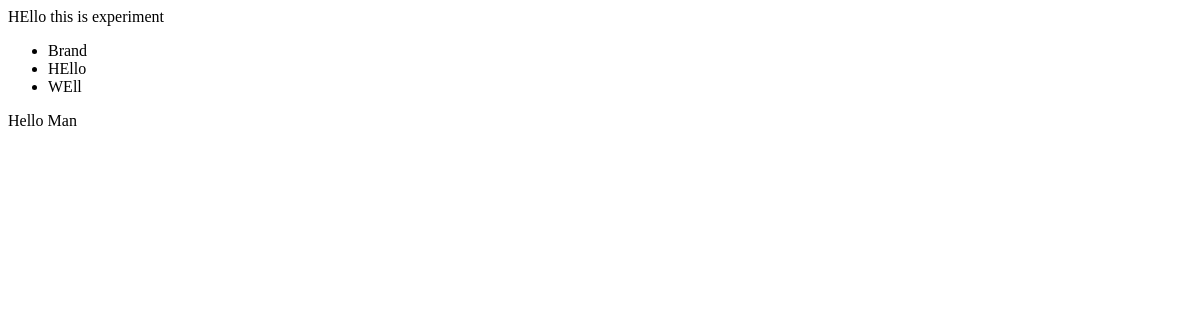
The app's page /courses/, older data.
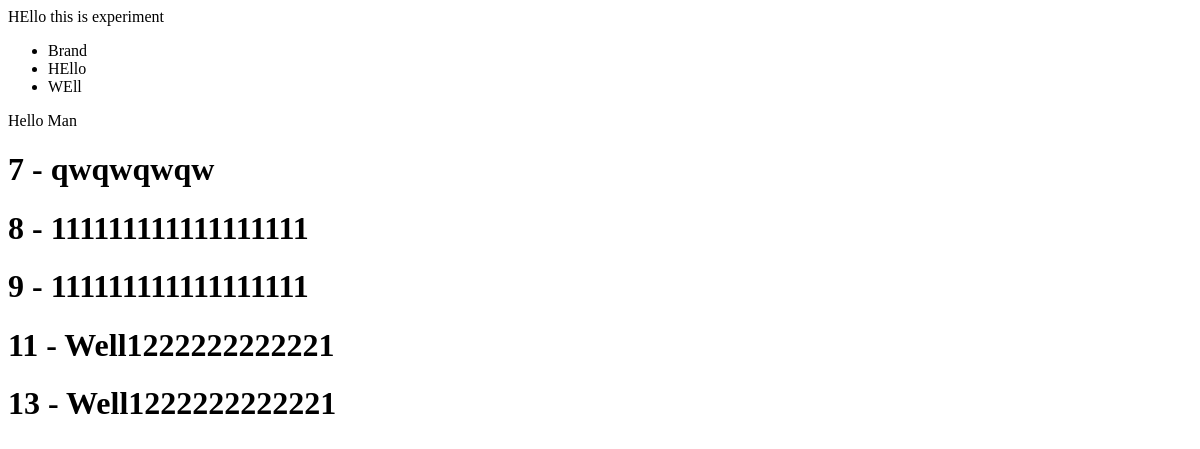
The same page, newer data.
### courses/models.py (models this page shows)
class Course (models.Model):
    title       = models.CharField(max_length=120)
    content     = models.TextField()
    active      = models.BooleanField(default=True)

### courses/views.py (the view, shortened to what this page needs)
# urls.py: path('', CourseListView.as_view(), name='courses-list'),    #ozal CourseView , CourseListView, durdy     path('', CourseListView.as_view, name='courses-list'),
class CourseListView(View):         # List gornushinde goyyar admindan browserda gorkezyar...
    template_name = "courses/course_list.html"
    queryset = Course.objects.all()
    def get(self, request, *args, **kwargs):
        context = {'object_list': self.queryset}
        return render(request, self.template_name, context)

### courses/templates/courses/course_list.html
{% extends 'base.html' %}
{% block content %}
{% for instance  in object_list %}
    <h1>{{ instance.id }} - {{ instance.title }}</h1>
{% endfor %}
{% endblock %}

Row changes from the older to the newer data that the page shows:
added Course: id "7", title "qwqwqwqw"
added Course: id "8", title "111111111111111111"
added Course: id "9", title "111111111111111111"
added Course: id "11", title "Well1222222222221"
added Course: id "13", title "Well1222222222221"
